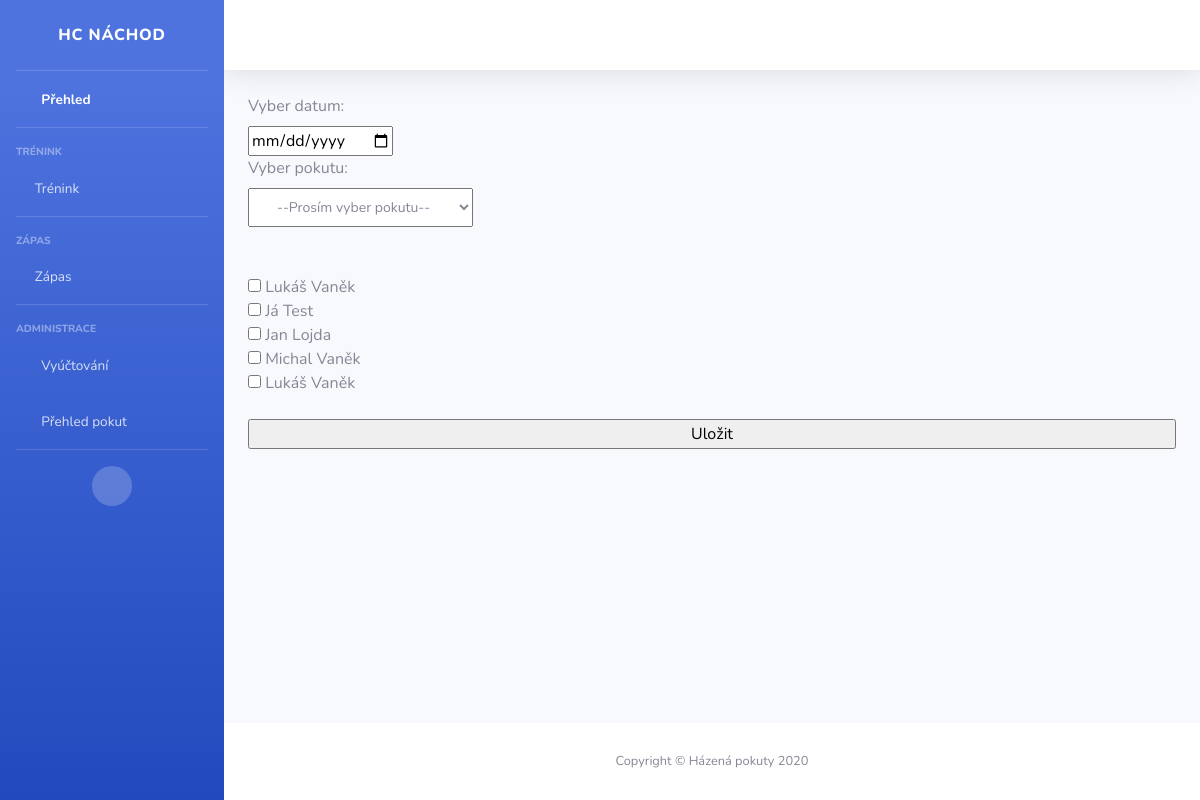
Screenshot of /teamTraining/ with the database file from the repository.
### pokuty/models.py (models this page shows)
class CustomUser(AbstractUser):
    username = None
    email = models.EmailField(('email address'), unique=True)
    USERNAME_FIELD = 'email'
    REQUIRED_FIELDS = []
    objects = CustomUserManager()

### pokuty/views.py (the view)
# urls.py: url(r"^teamTraining/", teamTraining, name="teamTraining"),
def teamTraining(request):
    users=CustomUser.objects.all()
    pokuty = Penalty.objects.all().filter(trainingPenalty=True).filter(teamPenalty=True)
    return render(request,"pokuty/team.html",{'users': users, 'pokuty':pokuty})

### pokuty/templates/pokuty/team.html (shortened to what this page needs)
{% extends 'base.html' %}
{% load crispy_forms_tags %}
{% block content %}
<div>
    <form action="{% url 'teamsave' %}" method='POST'>
        <label for="date">Vyber datum:</label>
        <br>
        <input type="date" id="date" name="date">
        <br>
        <label for="penalty">Vyber pokutu:</label>
        <select class="dropdown-header" name="penalty" id="penalty" required=True>
        <option class="dropdown-item" value="">--Prosím vyber pokutu--</option>
        </select>
        <br>
        <br>
        {% for user in users  %}
            <input class="custom-checkbox" type="checkbox" name='user' value={{user.id}}> {{user.first_name}} {{user.last_name}}</input>
            <br>
        {% endfor %}
        <br>
        <input type="submit" class="btn-block" value="Uložit"/>
    </form>
</div>
{% endblock %}

### rows the page displays
CustomUser: first_name "Lukáš", last_name "Vaněk"
CustomUser: first_name "Já", last_name "Test"
CustomUser: first_name "Jan", last_name "Lojda"
CustomUser: first_name "Michal", last_name "Vaněk"
CustomUser: first_name "Lukáš", last_name "Vaněk"
